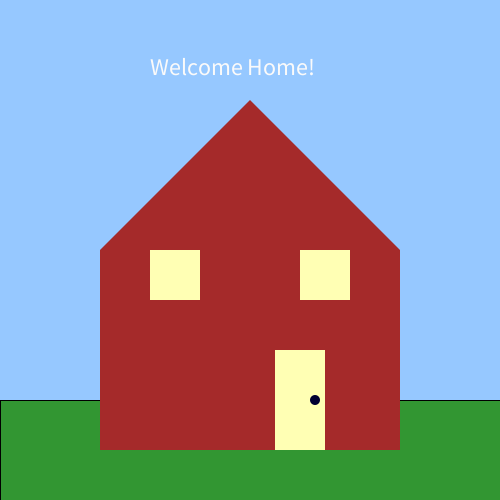
Frame 1 (no input)
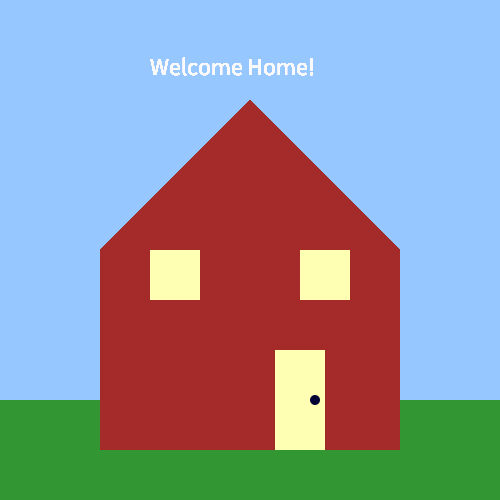
Frame 60 (the mouse pressed at the canvas centre just before this capture)
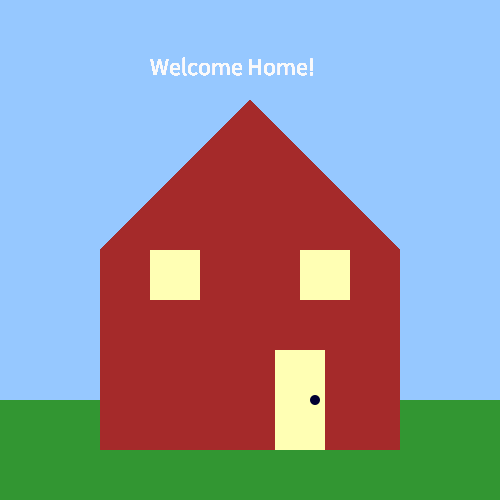
Frame 120 (the mouse held since frame 60 and released just before this capture)

The Processing sketch that drew these frames (run headless with seeded random() and noise(); from frame 60 on, the mouse is pressed at the canvas centre):

// Processing sketch: Week1_Homework
// ── Week1_Homework.pde
//Pseudo Code: How to draw a house
  //Variables:
      //Long Rectangle (grass)
      //Lg Rectangle (house)
      //Triangle (roof)
      //Sm Rectangle (door)
      //Square 1 (window 1)
      //Square 2 (window 2)
      //Circle (doorknob)
  //Commands:
      //Draw
      
int w;
int h;
int r;
int g;
int b;
// for window colors: r, g, b
float myFloat;
String myString;

void setup() {
  myString = "Welcome Home!";
  w = 500;
  h = 500;
  size(500,500);
  background(150,200,255);
  r = 255;
  g = 255;
  b = 180;
}

void draw() {
  
  fill(50,150,50);
  rect(0,400,500,100);
  noStroke();
  
  fill(165,42,42);
  rect(100,250,300,200);
  noStroke();
  
  fill(165,42,42);
  triangle(250,100,100,250,400,250);
  noStroke();
  
  fill(r,g,b);
  rect(275,350,50,100);
  
  fill(r,g,b);
  rect(150,250,50,50);
  
  fill(r,g,b);
  rect(300,250,50,50);

  fill(0,0,50);
  ellipse(315,400,10,10);
  noStroke();
  
  fill (250,250,250);
  textSize(24);
  text(myString,150,75);
}
